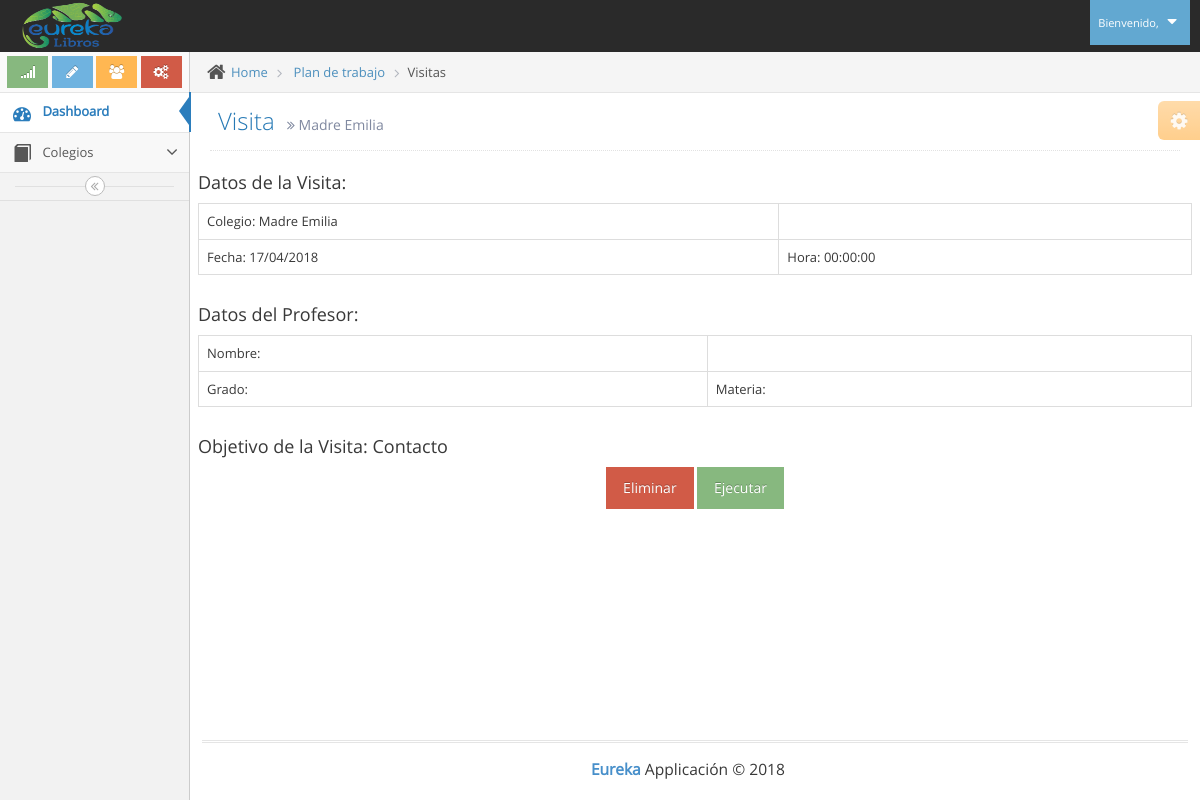
/evento.php?evento=1, run on an earlier commit of the app's database.
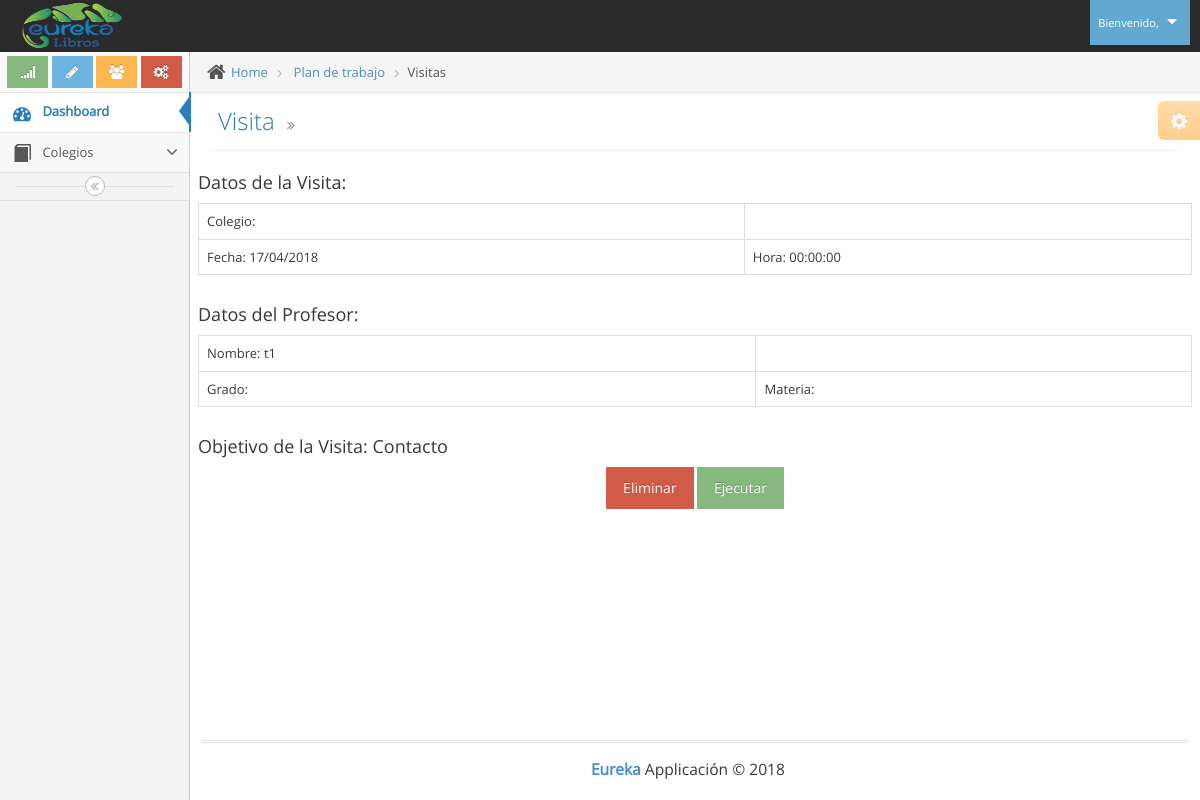
And on a later commit of the database.
### tables this page shows
CREATE TABLE IF NOT EXISTS `colegios` (
`id` int(11) NOT NULL,
  `codigo` varchar(11) NOT NULL,
  `colegio` varchar(100) NOT NULL,
  `direccion` varchar(100) NOT NULL,
  `barrio` varchar(100) NOT NULL,
  `telefono` varchar(20) NOT NULL,
  `web` varchar(100) NOT NULL,
  `cumpleaños` date NOT NULL,
  `cod_zona` varchar(8) NOT NULL,
  `id_usuario` int(11) NOT NULL,
  `fecha_creacion` timestamp NOT NULL DEFAULT CURRENT_TIMESTAMP ON UPDATE CURRENT_TIMESTAMP
);

### evento.php (the view, shortened to what the changed rows need)
<!DOCTYPE html>
<html lang="en">
	<head>
		<link rel="stylesheet" href="assets/css/bootstrap.min.css" />
		<link rel="stylesheet" href="assets/font-awesome/4.5.0/css/font-awesome.min.css" />
		<link rel="stylesheet" href="assets/css/jquery-ui.custom.min.css" />
		<link rel="stylesheet" href="assets/css/chosen.min.css" />
		<link rel="stylesheet" href="assets/css/bootstrap-datepicker3.min.css" />
		<link rel="stylesheet" href="assets/css/bootstrap-timepicker.min.css" />
		<link rel="stylesheet" href="assets/css/daterangepicker.min.css" />
		<link rel="stylesheet" href="assets/css/bootstrap-datetimepicker.min.css" />
		<link rel="stylesheet" href="assets/css/bootstrap-colorpicker.min.css" />
		<link rel="stylesheet" href="assets/css/ace.min.css" class="ace-main-stylesheet" id="main-ace-style" />
		<link rel="stylesheet" href="assets/css/ace-skins.min.css" />
		<link rel="stylesheet" href="assets/css/ace-rtl.min.css" />
	</head>
	<body class="no-skin">
		<div class="main-container ace-save-state" id="main-container">
			<div class="main-content">
				<div class="main-content-inner">
					<div class="page-content">
						<?php
							include("conexion/bdd.php");
							$sql = "SELECT * FROM plan_trabajo WHERE id='".$_GET["evento"]."'";
								$req = $bdd->prepare($sql);
								$req->execute();
								$visita = $req->fetch();
							$sql_colegio = "SELECT colegio FROM colegios WHERE id='".$visita["id_colegio"]."'";
								$req_colegio = $bdd->prepare($sql_colegio);
								$req_colegio->execute();
								$colegio = $req_colegio->fetch();
							$sql_profesor = "SELECT nombre FROM trabajadores_colegios WHERE codigo='".$visita["cod_profesor"]."'";
								$req_profesor = $bdd->prepare($sql_profesor);
								$req_profesor->execute();
								$profesor = $req_profesor->fetch();
						?>
						<div class="page-header">
							<h1>
								Visita
								<small>
									<i class="ace-icon fa fa-angle-double-right"></i>
									<?php echo $colegio["colegio"]; ?>
								</small>
							</h1>
						</div>
						<div class="row">
							<table class="table table-bordered table-hover">
                        		<tr>
                        			<td>Colegio: <?php echo $colegio['colegio']; ?></td>
                        		</tr>
                        	</table>
						</div>
						<div class="row">
							<table class="table table-bordered table-hover">
                        		<tr>
                        			<td>Nombre: <?php echo $profesor['nombre']; ?></td>
                        		</tr>
                        	</table>
						</div>
					</div>
				</div>
			</div>
		</div>
	</body>
</html>

What changed in the data, as far as the page shows it:
removed colegios: colegio "Madre Emilia"
Also different on the page:
$profesor['nombre']: (not shown) → "t1"
